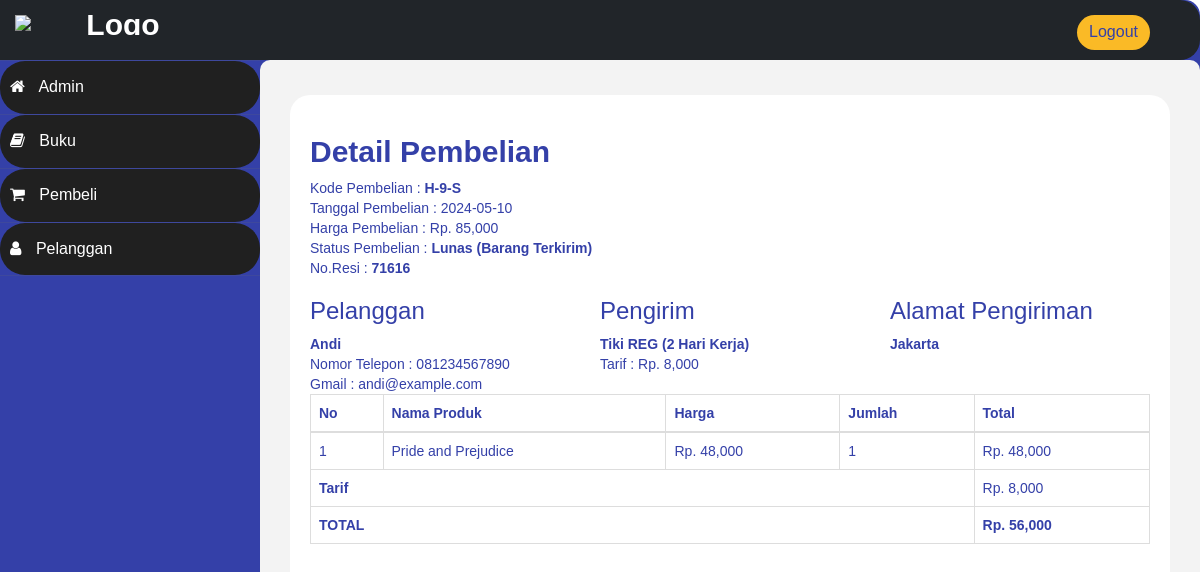
/admin/index.php?hal=detail&id=9 (signed in), run on the app's committed database.
### tables this page shows
CREATE TABLE `pembelian` (
  `id_pembelian` int(11) NOT NULL,
  `id_pelanggan` int(11) NOT NULL,
  `id_kurir` int(11) NOT NULL,
  `tanggal_pembelian` date NOT NULL,
  `total_pembelian` int(11) NOT NULL,
  `nama_kurir` varchar(100) NOT NULL,
  `tarif` int(11) NOT NULL,
  `alamat_pengiriman` text NOT NULL,
  `status_pembelian` varchar(100) NOT NULL DEFAULT 'Tertunda',
  `resi_pengiriman` varchar(50) NOT NULL
);

CREATE TABLE `pelanggan` (
  `id_pelanggan` int(11) NOT NULL,
  `gmail_pelanggan` varchar(100) NOT NULL,
  `password_pelanggan` varchar(50) NOT NULL,
  `nama_pelanggan` varchar(100) NOT NULL,
  `telepon_pelanggan` varchar(25) NOT NULL
);

CREATE TABLE `pembelian_produk` (
  `id_pembelian_produk` int(11) NOT NULL,
  `id_pembelian` int(11) NOT NULL,
  `id_produk` int(11) NOT NULL,
  `jumlah_pembelian` int(11) NOT NULL
);

CREATE TABLE `produk` (
  `id_produk` int(11) NOT NULL,
  `nama_produk` varchar(100) NOT NULL,
  `harga_produk` int(11) NOT NULL,
  `berat_produk` int(11) NOT NULL,
  `foto_produk` varchar(100) NOT NULL,
  `deskripsi_produk` text NOT NULL,
  `resep_produk` varchar(100) NOT NULL,
  `stok_produk` int(5) NOT NULL
);

### admin/detail.php (the view)
<h2>Detail Pembelian</h2>
<?php
	$ambil=$koneksi->query("SELECT * FROM pembelian JOIN pelanggan ON pembelian.id_pelanggan=pelanggan.id_pelanggan WHERE pembelian.id_pembelian='$_GET[id]'");
	$detail=$ambil->fetch_assoc();
?>
				Kode Pembelian : <strong>H-<?php echo $detail['id_pembelian']; ?>-S</strong><br>
				Tanggal Pembelian : <?php echo $detail['tanggal_pembelian']; ?> <br>
				Harga Pembelian : Rp. <?php echo number_format($detail['total_pembelian'])?><br>
				Status Pembelian : <strong><?php echo $detail['status_pembelian']; ?></strong><br>
				<?php if (!empty($detail['resi_pengiriman'])): ?>
							No.Resi : <strong><?php echo $detail['resi_pengiriman']; ?></strong>
							<?php endif  ?>
			<div class="row">
				<div class="col-md-4">
					<h3>Pelanggan</h3>
					<strong><?php echo $detail['nama_pelanggan']?></strong><br>
						Nomor Telepon :  <?php echo $detail['telepon_pelanggan']?><br>Gmail : <?php echo $detail['gmail_pelanggan']; ?>
				</div>
				<div class="col-md-4">
					<h3>Pengirim</h3>
					<strong><?php echo $detail['nama_kurir']; ?></strong><br>
				Tarif : Rp. <?php echo number_format($detail['tarif']); ?>
				</div>
				<div class="col-md-4">
					<h3>Alamat Pengiriman</h3>
					<strong><?php echo $detail['alamat_pengiriman']; ?></strong>
				</div>
			</div>
			<table class="table table-bordered">
				<thead>
					<tr>
						<th>No</th>
						<th>Nama Produk</th>
						<th>Harga</th>
						<th>Jumlah</th>
						<th>Total</th>
					</tr>
				</thead>
				<tbody>
					<?php $nomor=1; ?>
					<?php $totalbelanja=0;?>
					<?php $ambil=$koneksi->query("SELECT * FROM pembelian_produk JOIN produk ON pembelian_produk.id_produk=produk.id_produk WHERE pembelian_produk.id_pembelian='$_GET[id]'");?>
					<?php while($pecah=$ambil->fetch_assoc()) { ?>
						<?php $subharga =  $pecah['harga_produk']*$pecah['jumlah_pembelian']; ?>
					<tr>
						<td> <?php echo $nomor; ?></td>
						<td> <?php echo $pecah['nama_produk']; ?></td>
						<td> Rp. <?php echo number_format($pecah['harga_produk']); ?></td>
						<td> <?php echo $pecah['jumlah_pembelian']; ?></td>
						<td> Rp. <?php echo number_format($subharga); ?></td>
					</tr>
					<?php $nomor++ ?>
					<?php $totalbelanja+=$subharga; ?>
					<?php } ?>
				</tbody>
				<tfoot>
					<tr>
						<th colspan="4">Tarif</th>
						<td>Rp. <?php echo number_format($detail['tarif']); ?></td>
					</tr>
					<tr>
						<th colspan="4">TOTAL</th>
						<th>Rp. <?php echo number_format($totalbelanja+$detail['tarif']); ?></th>
					</tr>
				</tfoot>
</table>

### admin/assets/css/custom.css (style rules this page uses)
body { font-family: 'Poppins', sans-serif; }
h2 { color: #3440A8; font-weight: bold; }

### admin/index.php (style rules this page uses)
body { font-family: 'Poppins', sans-serif; background-color: white; color: #3440A8; }

### data on the page
pembelian: id_pembelian "9", tanggal_pembelian "2024-05-10", total_pembelian "85,000", status_pembelian "Lunas (Barang Terkirim)", resi_pengiriman "71616", id_pelanggan.nama_pelanggan "Andi", id_pelanggan.telepon_pelanggan "081234567890", id_pelanggan.gmail_pelanggan "andi@example.com", nama_kurir "Tiki REG (2 Hari Kerja)", tarif "8,000", alamat_pengiriman "Jakarta", $totalbelanja+$detail['tarif'] "56,000"
pembelian_produk: id_produk.nama_produk "Pride and Prejudice", id_produk.harga_produk "48,000", jumlah_pembelian "1", subharga "48,000"
